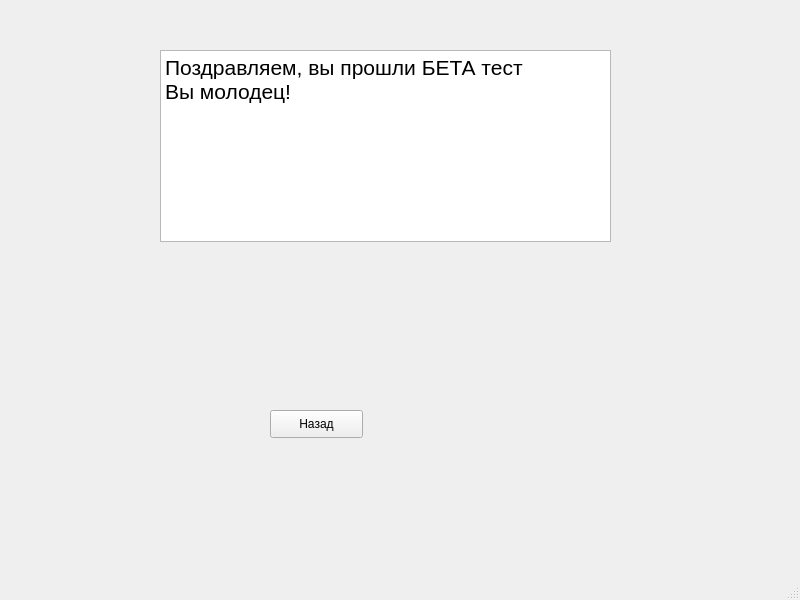
<?xml version="1.0" encoding="UTF-8"?>
<ui version="4.0">
 <class>MainWindow</class>
 <widget class="QMainWindow" name="MainWindow">
  <property name="geometry">
   <rect>
    <x>0</x>
    <y>0</y>
    <width>800</width>
    <height>600</height>
   </rect>
  </property>
  <property name="windowTitle">
   <string>MainWindow</string>
  </property>
  <widget class="QWidget" name="centralwidget">
   <widget class="QTextBrowser" name="textBrowser">
    <property name="geometry">
     <rect>
      <x>160</x>
      <y>50</y>
      <width>451</width>
      <height>192</height>
     </rect>
    </property>
    <property name="font">
     <font>
      <pointsize>30</pointsize>
     </font>
    </property>
    <property name="html">
     <string>&lt;!DOCTYPE HTML PUBLIC &quot;-//W3C//DTD HTML 4.0//EN&quot; &quot;http://www.w3.org/TR/REC-html40/strict.dtd&quot;&gt;
&lt;html&gt;&lt;head&gt;&lt;meta name=&quot;qrichtext&quot; content=&quot;1&quot; /&gt;&lt;style type=&quot;text/css&quot;&gt;
p, li { white-space: pre-wrap; }
&lt;/style&gt;&lt;/head&gt;&lt;body style=&quot; font-family:'MS Shell Dlg 2'; font-size:30pt; font-weight:400; font-style:normal;&quot;&gt;
&lt;p style=&quot; margin-top:0px; margin-bottom:0px; margin-left:0px; margin-right:0px; -qt-block-indent:0; text-indent:0px;&quot;&gt;&lt;span style=&quot; font-size:16pt;&quot;&gt;Поздравляем, вы прошли БЕТА тест &lt;br /&gt;Вы молодец!&lt;/span&gt;&lt;/p&gt;&lt;/body&gt;&lt;/html&gt;</string>
    </property>
   </widget>
   <widget class="QPushButton" name="pushButton">
    <property name="geometry">
     <rect>
      <x>270</x>
      <y>410</y>
      <width>93</width>
      <height>28</height>
     </rect>
    </property>
    <property name="text">
     <string>Назад</string>
    </property>
   </widget>
  </widget>
  <widget class="QMenuBar" name="menubar">
   <property name="geometry">
    <rect>
     <x>0</x>
     <y>0</y>
     <width>800</width>
     <height>26</height>
    </rect>
   </property>
  </widget>
  <widget class="QStatusBar" name="statusbar"/>
 </widget>
 <resources/>
 <connections/>
</ui>
